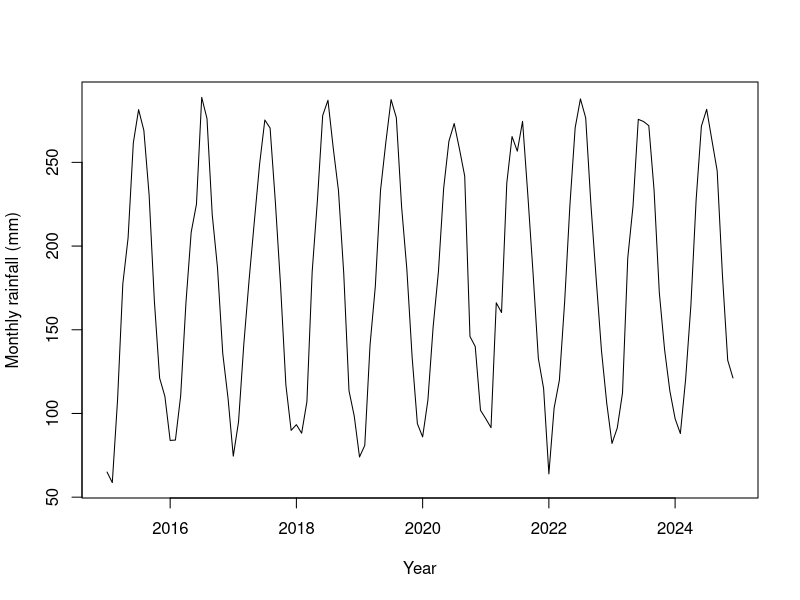
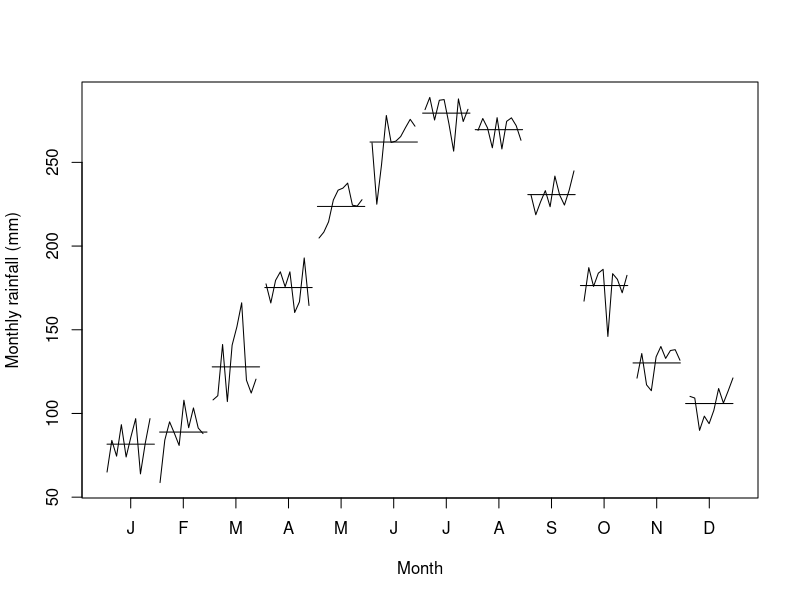
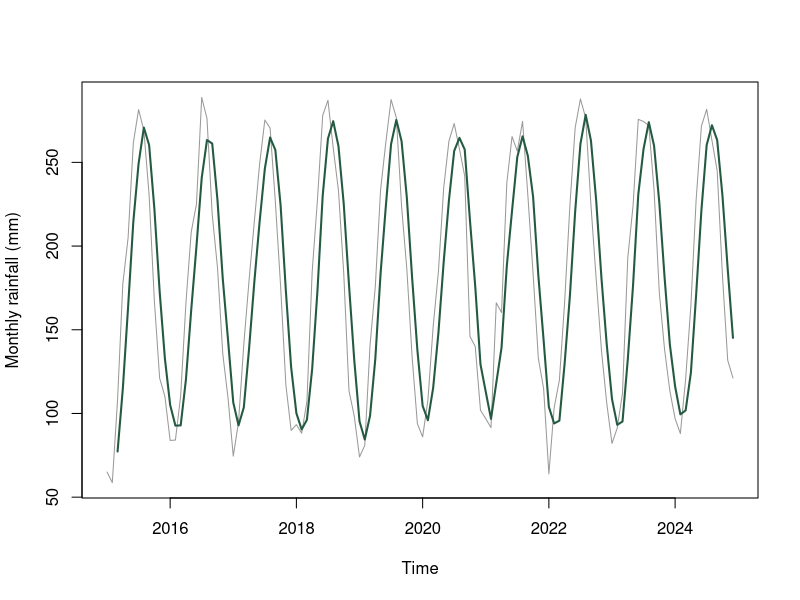
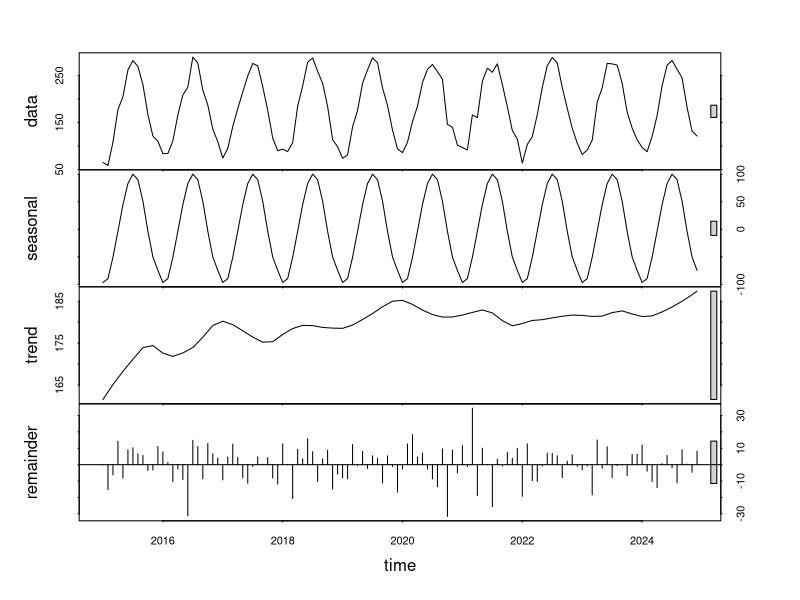
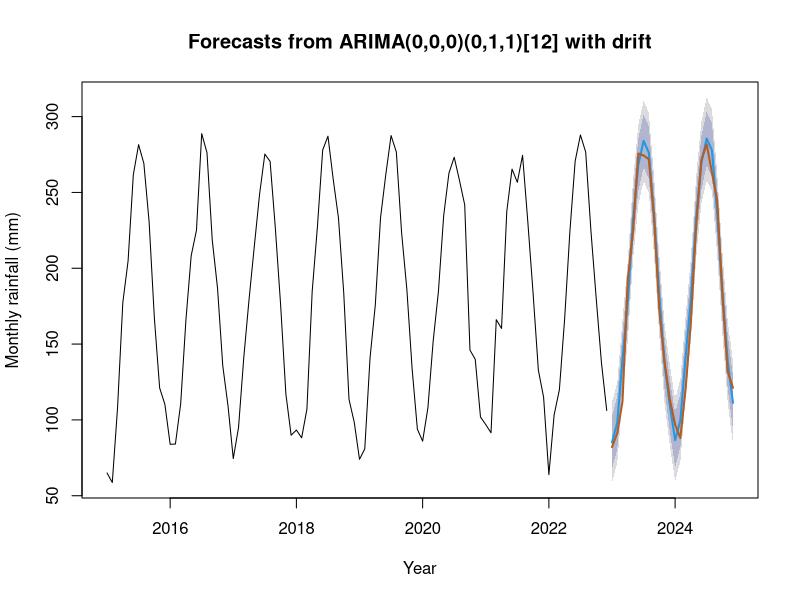
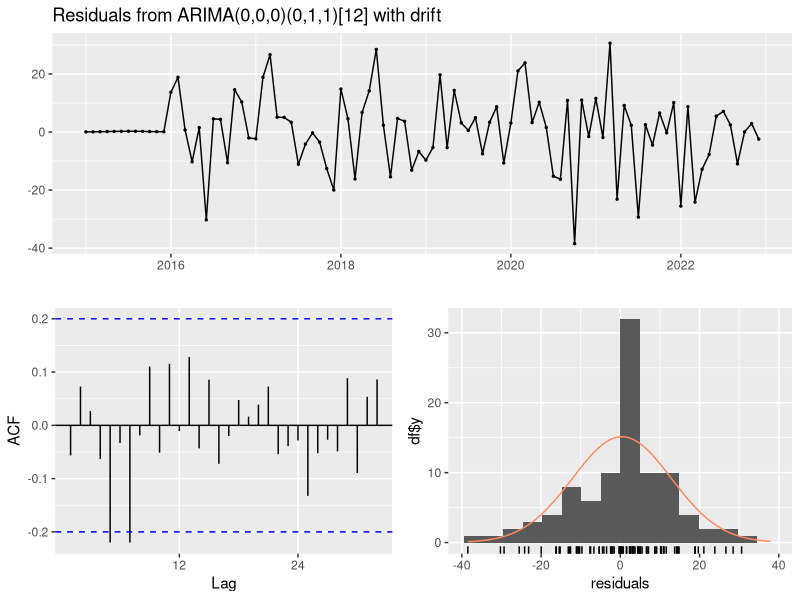

Generate these figures, in order, with R:
## ---- chunk 1
weather <- read.csv("data/weather.csv")
weather$date <- as.Date(weather$date)
weather <- weather[order(weather$date), ]
expected <- seq(as.Date("2015-01-01"), as.Date("2024-12-01"), by = "month")
stopifnot(!anyDuplicated(weather$date), identical(weather$date, expected),
          all(is.finite(weather$rain_mm)))
rain <- ts(weather$rain_mm, start = c(2015, 1), frequency = 12)
plot(rain, ylab = "Monthly rainfall (mm)", xlab = "Year")
monthplot(rain, ylab = "Monthly rainfall (mm)", xlab = "Month")
## ---- chunk 2
trailing3 <- stats::filter(rain, rep(1 / 3, 3), sides = 1)
plot(rain, col = "grey60", ylab = "Monthly rainfall (mm)")
lines(trailing3, col = "#245A42", lwd = 2)
decomposition <- stl(rain, s.window = "periodic")
plot(decomposition)
## ---- chunk 3
library(forecast)
train <- window(rain, end = c(2022, 12))
test <- window(rain, start = c(2023, 1))
fit <- auto.arima(train, seasonal = TRUE, stepwise = FALSE, approximation = FALSE)
fit
fc <- forecast(fit, h = length(test), level = c(80, 95))
baseline <- snaive(train, h = length(test))
accuracy(fc, test)
accuracy(baseline, test)
plot(fc, xlab = "Year", ylab = "Monthly rainfall (mm)")
lines(test, col = "#B45C21", lwd = 2)
## ---- chunk 4
checkresiduals(fit)
## ---- chunk 5
final_fit <- auto.arima(rain, seasonal = TRUE)
forecast(final_fit, h = 12)
